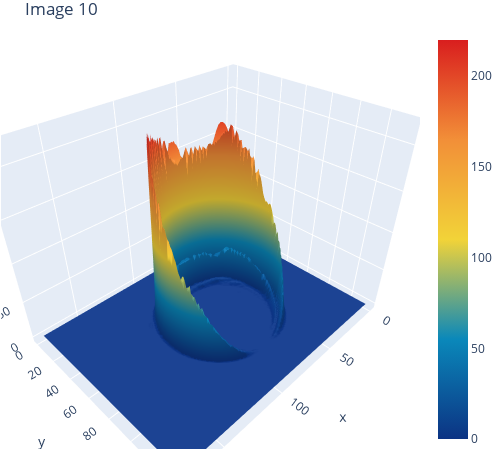

Write notebook code for a chart like this one.
### Code cell
i=10
image_full_path=f"/home/melanie/Desktop/Conical_Refraction_Polarimeter/DATA/EXPERIMENTAL/Fotos_Turpin/Day3/Reference/Reference__{i}.png"
im = cv2.imread(image_full_path, cv2.IMREAD_ANYDEPTH)
prof_x=np.sum(im, axis=0)
prof_y=np.sum(im, axis=1)

fig,ax = plt.subplots(2,2,figsize = (7,6),gridspec_kw={'height_ratios': [4, 1],'width_ratios': [4, 1]})
ax[0,0].imshow(im)
ax[0,0].set_title(f"Image {i}")
ax[0,1].scatter(prof_y, np.arange(len(prof_y)), s=1, label=f'Intensity profile in y')
ax[0,1].set_ylim((0,len(prof_y)))
ax[0,1].invert_yaxis()
ax[1,0].scatter(np.arange(len(prof_x)), prof_x, s=1, label=f'Intensity profile in y')
ax[1,0].set_xlim((0,len(prof_x)))
ax[1,0].invert_yaxis()
ax[1,1].axis('off')
ax[1,1].text(0,0.5,"sum of intensty")
ax[1,1].text(0,0.3,f"{np.sum(im)}")
fig.tight_layout()
plt.show()
fig = go.Figure(data=[go.Surface(z=im[::4,::4], colorscale='Portland')])
fig.update_layout(title=f"Image {i}", autosize=False,
    width=500, height=450,
    margin=dict(l=1, r=1, b=1, t=30),
    scene={"aspectratio": {"x": max(w,h)/w, "y": max(w,h)/h, "z": 1}})
#clear_output(wait=True) # erase notebook cell's previous output
fig.show()
#time.sleep(10)

### Figure 1 — Plotly figure (JSON) as saved in the notebook; plotly's stock layout.template omitted (floating-point values rounded to 4 significant figures; data arrays with more than 128 entries replaced by an {"elided": "..."} marker saying what was removed)
{"data": [{"colorscale": [[0, "rgb(12,51,131)"], [0.25, "rgb(10,136,186)"], [0.5, "rgb(242,211,56)"], [0.75, "rgb(242,143,56)"], [1, "rgb(217,30,30)"]], "type": "surface", "z": {"elided": "135x179 int values"}}], "layout": {"autosize": false, "height": 450, "margin": {"b": 1, "l": 1, "r": 1, "t": 30}, "scene": {"aspectratio": {"x": 1.326, "y": 1, "z": 1}}, "title": {"text": "Image 10"}, "width": 500}}
